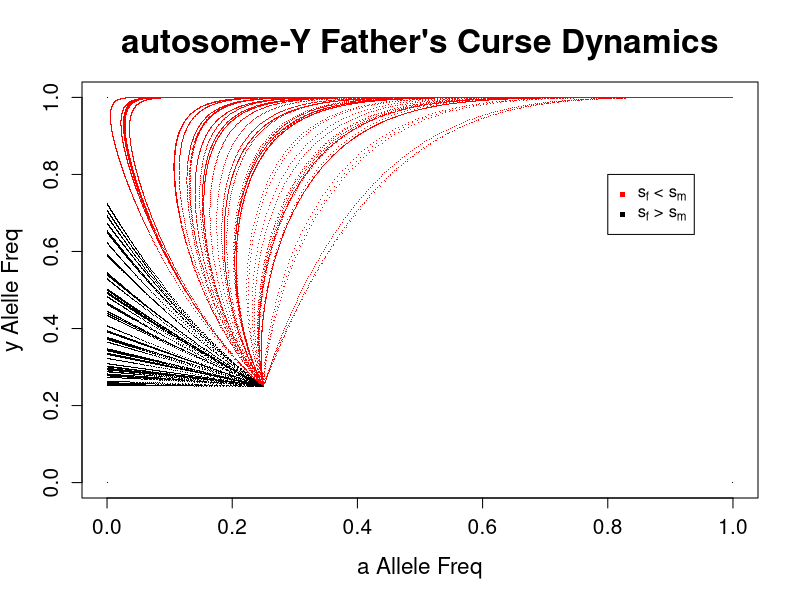

R code for this plot:
# Model 6:  Y - autosome Father's curse - 11 Mar 2018
# Invasion and dynamics of Father's curse Y type with autosomal restorer

# female genotypes  AA   Aa       aa     
#   and fitnesses   1   1-sf/2   1-sf      

#   male genotypes AAY AaY aaY     AAy  Aay   aay
#   and fitnesses   1   1   1      1    1+sm/2  1+sm

# two egg types:     A and  a
# four sperm types:  AY   aY    Ay    ay

generations <- 5000
a<-c(0,1,1,0)
y<-c(0,0,1,1)
plot(a,y,pch=".",main="autosome-Y Father's Curse Dynamics",xlab='a Allele Freq',ylab='y Alelle Freq',font.lab=1.5,cex.main=2,cex.lab=1.35,cex.axis=1.25)
legend(0.8,0.8, legend=c(expression("s" [f]* " < s"[m]), expression("s" [f]* " > s"[m])),
       col=c("red", "black"),pch='.',pt.cex=5)

for (itest in 1:100){
  #Randomly draw values of sf and sm
  sf_val=.2*runif(1)
  sm_val=.2*runif(1)
  
  # Specify initial genotype frequencies (3 female, 6 male)
  A = 0.75
  a = 0.25
  Y = 0.75
  y = 0.25
  
  #Initialize genotype frequencies
  #Females
  AA = A * A
  Aa = 2 * A * a
  aa = a * a
  #Males
  AAY = A * A * Y
  AaY = 2 * A * a * Y
  aaY = a * a * Y
  AAy = A * A * y
  Aay = 2 * A * a * y
  aay = a * a * y
  
  for (gen in 1:generations) {
    # Weight each male and female genotype by fitness and normalize
    Fsum=(AA)+(1-(sf_val/2))*(Aa)+(1-sf_val)*(aa)
    AA=AA/Fsum
    Aa=((1-(sf_val/2))*Aa)/Fsum
    aa=((1-sf_val)*aa)/Fsum
    
    Msum=(AAY+AaY+aaY)+(AAy)+(1+(sm_val/2))*(Aay)+(1+sm_val)*(aay)
    AAY=AAY/Msum
    AaY=AaY/Msum
    aaY=aaY/Msum
    AAy=AAy/Msum
    Aay=((1+(sm_val/2))*Aay)/Msum
    aay=((1+sm_val)*aay)/Msum
    
    # Calculate the egg and sperm frequencies
    
    eA=AA+.5*Aa
    ea=aa+.5*Aa
    
    sAY=AAY+.5*AaY
    saY=aaY+.5*AaY
    sAy=AAy+.5*Aay
    say=aay+.5*Aay

    
    # Calculate zygote frequencies the next generation (zygotes are the same freq in both sexes)
    
    AA=eA*(sAY+sAy)
    Aa=eA*(saY+say)+ea*(sAY+sAy)
    aa=ea*(saY+say)
    
    #if (!(isTRUE(all.equal(AA + Aa + aa,1)))) {print ("Fzyg Err")}
    
    AAY=eA*sAY
    AaY=eA*saY+ea*sAY
    aaY=ea*saY
    AAy=eA*sAy
    Aay=eA*say+ea*sAy
    aay=ea*say

    #if (!(isTRUE(all.equal(AAY + AaY + aaY + AAy + Aay+ aay,1)))) {print ("Mzyg Err")}
    
    current_a_female <- (2*aa + Aa)/(2*(AA+Aa+aa))
    current_a_male <- (2*aaY + 2 *aay + AaY + Aay)/(2*(AAY + AaY +aaY + AAy + Aay + aay))
    afreq <- (current_a_female + current_a_male)/2     
    
    yfreq=(AAy+Aay+aay)/(AAY+AaY+aaY+AAy+Aay+aay)
    
    if (sf_val>sm_val){
      points(afreq,yfreq,pch=".")
    } else {
      points(afreq,yfreq,pch=".",col="red")
    } 
  }
}